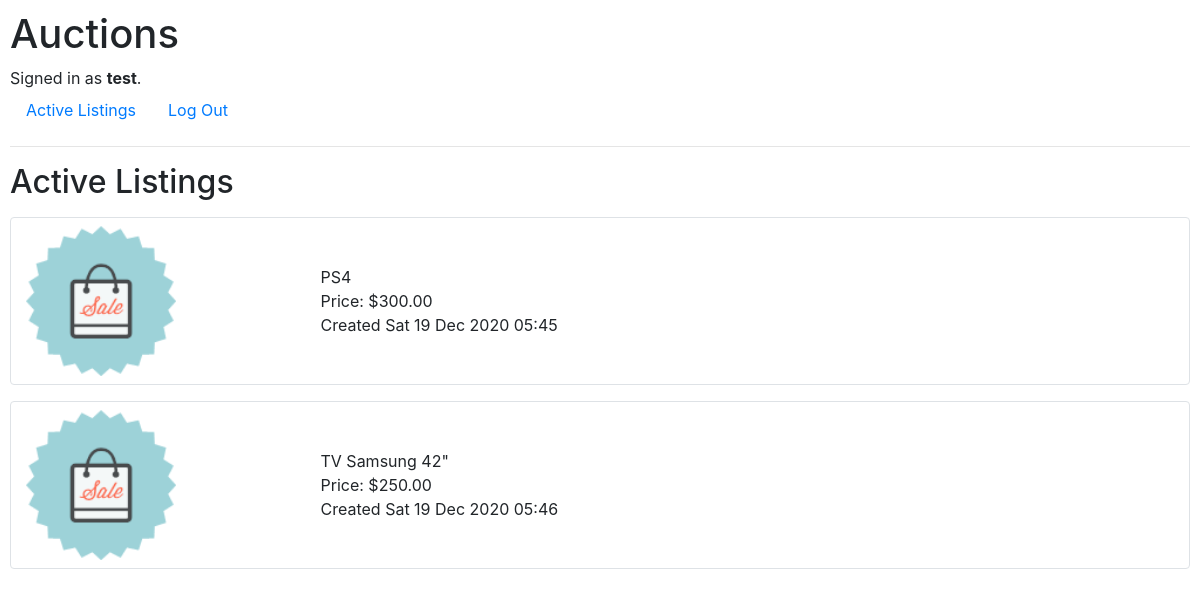
Screenshot of / (signed in) with the database file from the repository.
### auctions/models.py (models this page shows, shortened)
class User(AbstractUser):
    first_name = models.CharField(max_length=64)
    last_name = models.CharField(max_length=64)
    country = models.CharField(max_length=64)

class Listing(models.Model):
    title = models.CharField(max_length=64)
    price = models.DecimalField(max_digits=10, decimal_places=2)
    creation_date = models.DateTimeField(auto_now_add=True)

### auctions/views.py (the view)
# urls.py: path("", views.index, name="index"),
def index(request):
    return render(request, "auctions/index.html", {
        "listings": Listing.objects.all()
    })

### auctions/templates/auctions/index.html
{% extends "auctions/layout.html" %}
{% load static %}
{% block body %}
    <h2>Active Listings</h2>
    {% for listing in listings %}
        <div class="container-fluid mt-3">
            <div class="row mt-2 pt-2 pb-2 border rounded">
                <div class="col-md-3 align-self-center">
                    <img src="{% static 'auctions/ecommerce.png' %}" height="150px">
                </div>
                <div class="col-md align-self-center">
                    <div class="listingTitle">{{ listing.title }}</div>
                    <div class="listingPrice">Price: ${{ listing.price }}</div>
                    <div class="listingDate">Created {{ listing.creation_date|date:"D d M Y" }} {{ listing.creation_date|time:"H:i" }}</div>
                </div>
            </div>
        </div>
    {% endfor %}
{% endblock %}

### auctions/templates/auctions/layout.html (shortened to what this page needs)
{% load static %}
<!DOCTYPE html>
<html lang="en">
    <head>
        <link rel="stylesheet" href="https://stackpath.bootstrapcdn.com/bootstrap/4.4.1/css/bootstrap.min.css">
        <link href="{% static 'auctions/styles.css' %}" rel="stylesheet">
    </head>
    <body>
        <h1>Auctions</h1>
        <div>
            {% if user.is_authenticated %}
                Signed in as <strong>{{ user.username }}</strong>.
            {% else %}
                Not signed in.
            {% endif %}
        </div>
        <ul class="nav">
            <li class="nav-item">
                <a class="nav-link" href="{% url 'index' %}">Active Listings</a>
            </li>
            {% if user.is_authenticated %}
                <li class="nav-item">
                    <a class="nav-link" href="{% url 'logout' %}">Log Out</a>
                </li>
            {% endif %}
        </ul>
        <hr>
        {% block body %}
        {% endblock %}
    </body>
</html>

### auctions/static/auctions/styles.css (style rules this page uses)
body { padding: 10px; }

### rows the page displays
User: username "test"
Listing: title "PS4", price "300.00", creation_date "Sat 19 Dec 2020", creation_date "05:45"
Listing: title "TV Samsung 42\"", price "250.00", creation_date "Sat 19 Dec 2020", creation_date "05:46"
